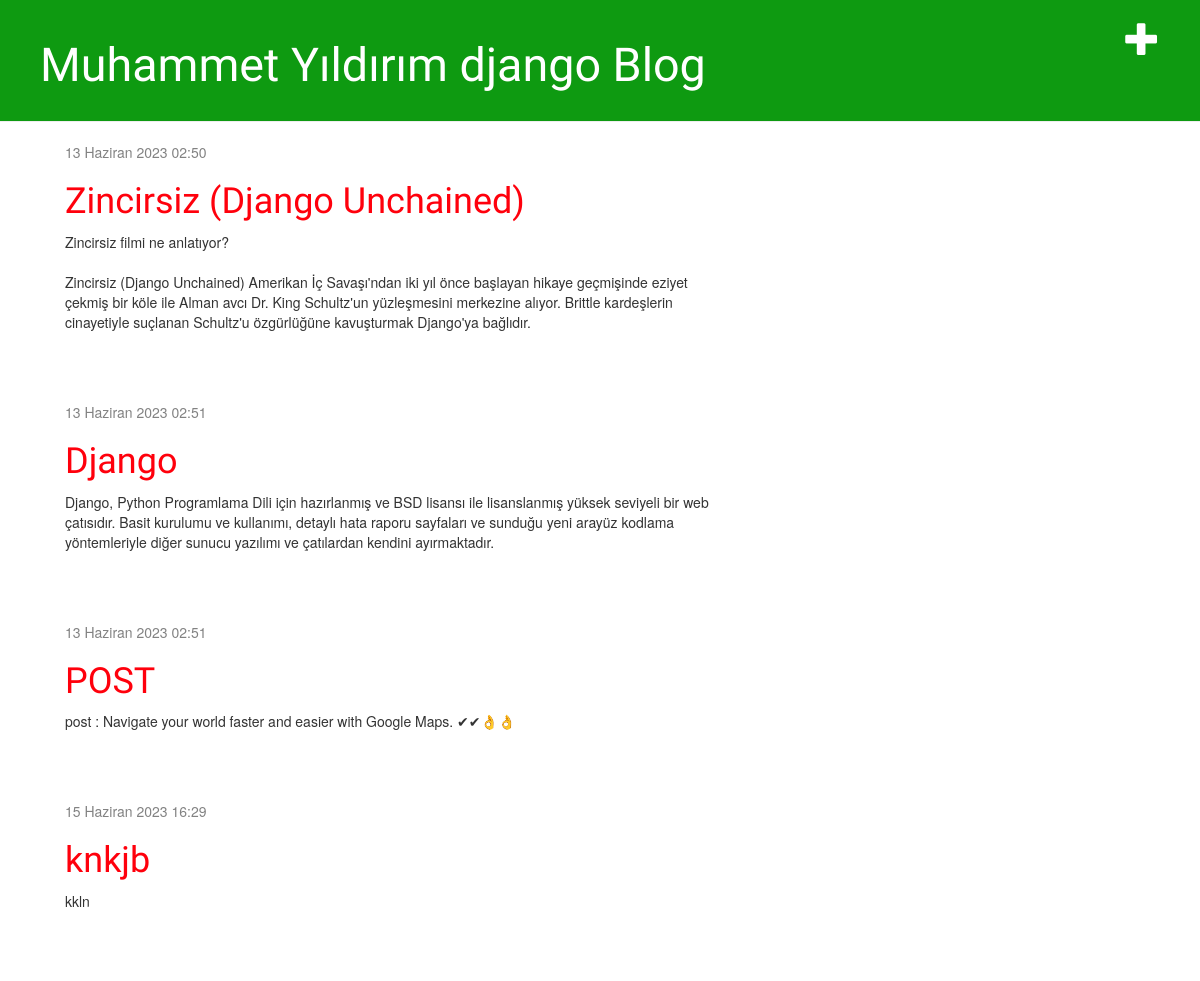
Before: / with the older database file.
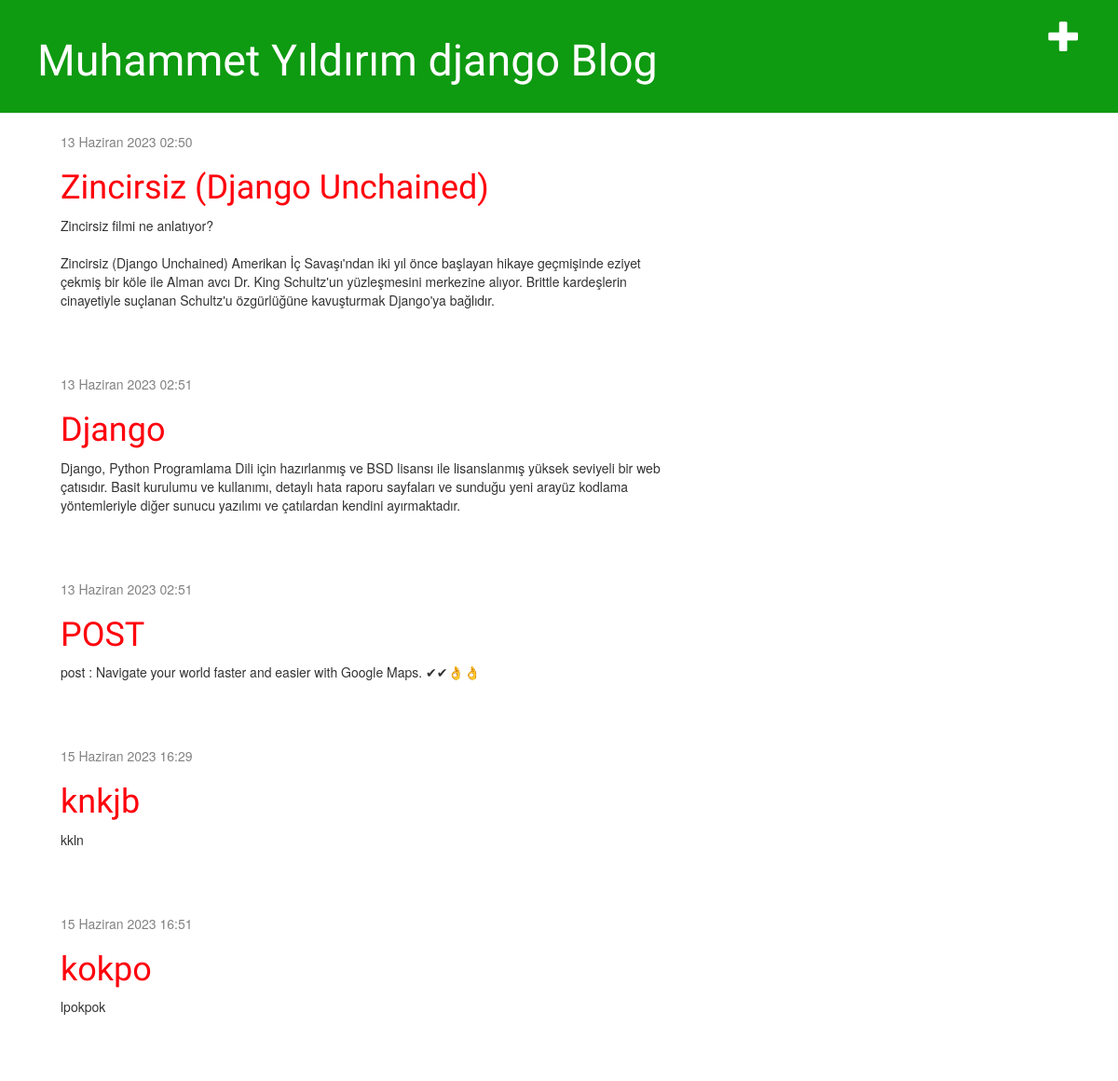
After: the same page with the newer database file.
### blog/models.py (models this page shows, shortened)
class Post(models.Model):
    author = models.ForeignKey(settings.AUTH_USER_MODEL, on_delete=models.CASCADE)
    title = models.CharField(max_length=200)
    text = models.TextField()
    created_date = models.DateTimeField(
            default=timezone.now)
    published_date = models.DateTimeField(
            blank=True, null=True)
    def __str__(self):
        return self.title

### blog/views.py (the view)
# urls.py: path('', views.post_list, name='post_list'),
def post_list(request):
    posts = Post.objects.filter(published_date__lte=timezone.now()).order_by('published_date')
    return render(request, 'blog/post_list.html', {'posts': posts})

### blog/templates/blog/post_list.html
{% extends 'blog/base.html' %}
{% block content %}
    {% for post in posts %}
        <div class="post">
            <div class="date">
                {{ post.published_date }}
            </div>
            <h1><a href="{% url 'post_detail' pk=post.pk %}">{{ post }}</a></h1>
            <p>{{ post.text|linebreaksbr }}</p>
        </div>
    {% endfor %}
{% endblock %}

Changed rows visible on the page:
added Post: published_date "15 Haziran 2023 16:51", title "kokpo", text "lpokpok"
